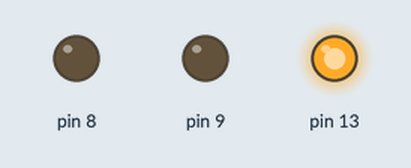
This sketch was run on a simulated Arduino Uno, built with avr-gcc and run on an emulated ATmega328P. Parts: output pins drawn as LEDs (lit = HIGH).

Above: at 0.05 s.
At 1.95 s:
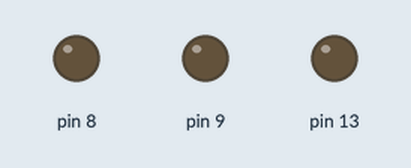
At 3.85 s:
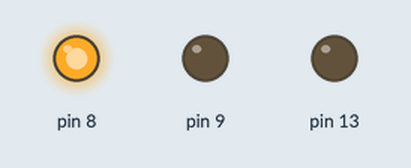
At 7.65 s:
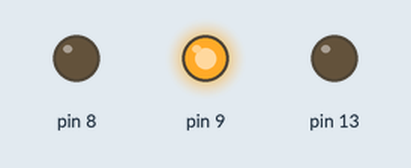
Timing chart, 0 to 8.0 s (numbered marks = the images above):
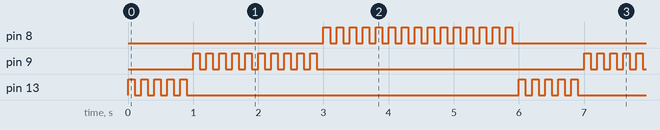

Measured:
- by itself, pin 8: moves between LOW and HIGH, repeating every 6.0 s
- by itself, pin 9: repeats every 6.0 s: 9 × (LOW 0.10 s, HIGH 0.10 s), LOW 4.1 s, HIGH 0.10 s
- by itself, pin 13: repeats every 6.0 s: 4 × (LOW 0.10 s, HIGH 0.10 s), LOW 5.1 s, HIGH 0.10 s

The sketch:

Advanced_LED_Blinking.ino
```cpp
void setup() {
  // put your setup code here, to run once:
  pinMode(13, OUTPUT);
  pinMode(9, OUTPUT);
  pinMode(8, OUTPUT);
}

void loop() {
  //r - 5
  //g - 10
  //b - 15

  for (int i = 0; i<5; i++){
    digitalWrite(13,HIGH);
    delay(100);
    digitalWrite(13,LOW);
    delay(100);
  }

  for (int a = 0; a<10; a++){
    digitalWrite(9,HIGH);
    delay(100);
    digitalWrite(9,LOW);
    delay(100);
  }

  for (int b = 0; b<15; b++){
    digitalWrite(8,HIGH);
    delay(100);
    digitalWrite(8,LOW);
    delay(100);
  }

}
```
